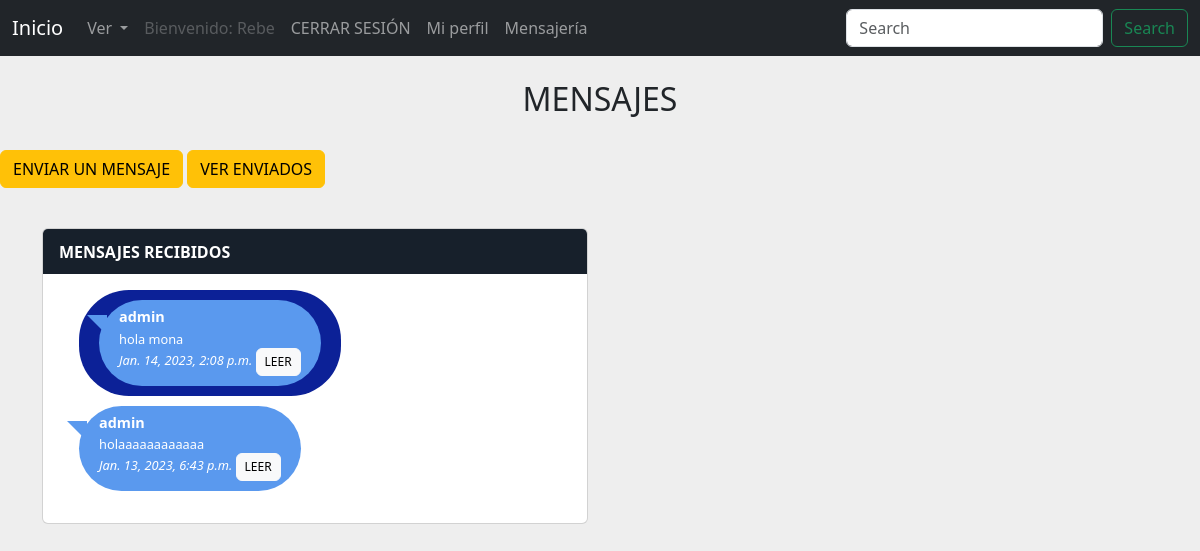
Screenshot of /Mensajeria/mensajesRecibidos/ (signed in) with the database file from the repository.
### Mensajeria/models.py (models this page shows, shortened)
class Mensaje(models.Model):
    emisor = models.ForeignKey(User, on_delete=models.CASCADE, related_name='emisor')
    receptor = models.ForeignKey(User, on_delete=models.CASCADE, related_name='receptor')
    cuerpo = models.CharField(max_length=1000)
    leido = models.BooleanField(choices=LEIDO, default=False)
    fecha = models.DateTimeField(blank=True, null=True, default=datetime.now)

### Mensajeria/views.py (the view)
# urls.py: path("mensajesRecibidos/", mensajesRecibidos, name="mensajesRecibidos"),
def mensajesRecibidos(request):
    mensajes = Mensaje.objects.filter(receptor=request.user).order_by('-fecha')
    return render(request, 'mensajesRecibidos.html', {'mensajes': mensajes})

### Mensajeria/templates/mensajesRecibidos.html (shortened to what this page needs)
{% extends "AppCoder/padre.html" %}
{% load static %}
{% block contenido %}
{% load static %}
<link rel="stylesheet" href="{% static 'css/chat.css' %}">
<br>
<h2 class="text-center">MENSAJES</h2>
<br>
    <a href="{% url 'enviarMensajes' %}" class="btn btn-warning">ENVIAR UN MENSAJE</a>
	<a href="{% url 'mensajesEnviados' %}" class="btn btn-warning">VER ENVIADOS</a>
<div class="container content">
    <div class="row">
        <div class="col-xl-6 col-lg-6 col-md-6 col-sm-12 col-12">
        	<div class="card">
        		<div class="card-header">MENSAJES RECIBIDOS</div>
        		<div class="card-body height3">
        			<ul class="chat-list">{% for mensaje in mensajes %}
        				<li class="in">
							<div class="chat-body">
								{% if not mensaje.leido %}
									<div class="chat-leido">{% endif %}
										<div class="chat-message">
        							<h5>{{ mensaje.emisor }}</h5>
        							<p>{{ mensaje.cuerpo }}</p>
									<i>{{ mensaje.fecha }}</i>
									<a href="/Mensajeria/leerMensaje/{{ mensaje.id }}/" class="btn btn-light" style="--bs-btn-padding-y: .25rem; --bs-btn-padding-x: .5rem; --bs-btn-font-size: .75rem;">LEER</a>
									{% endfor %}
								</div>
        						</div>
        					</div>
        				</li>
        			</ul>
        		</div>
        	</div>
        </div>
    </div>
</div>
{% endblock %}

### AppCoder/templates/AppCoder/padre.html (shortened to what this page needs)
<!doctype html>
<html lang="en">
  <head>
    <link href="https://cdn.jsdelivr.net/npm/bootstrap@5.3.0-alpha1/dist/css/bootstrap.min.css" rel="stylesheet">
  </head>
  <body>
    <nav class="navbar navbar-expand-lg navbar-dark bg-dark text-white">
      <div class="container-fluid">
        <a class="navbar-brand" href="{% url 'index' %}">Inicio</a>
        <div class="collapse navbar-collapse" id="navbarSupportedContent">
          <ul class="navbar-nav me-auto mb-2 mb-lg-0">
            <li class="nav-item dropdown">
              <a class="nav-link dropdown-toggle" href="#" role="button" data-bs-toggle="dropdown" aria-expanded="false">
                Ver
              </a>
            </li>
            <li class="nav-item">
              {% if user.is_authenticated %}
              <a class="nav-link disabled">Bienvenido: {{ user.username }}</a></li>
              <li class="nav-item"><a class="nav-link" href="{% url 'logout' %}">CERRAR SESIÓN</a></li>
              <li class="nav-item"><a class="nav-link" href="{% url 'verperfil' %}">Mi perfil</a></li>
              <li class="nav-item"><a class="nav-link" href="{% url 'mensajesRecibidos' %}">Mensajería</a></li>
              {% else %}
              <li class="nav-item"><a class="nav-link" href="{% url 'ingreso' %}">Ingresar</a> </li>
              <li class="nav-item"><a class="nav-link" href="{% url 'registro' %}">Registrarse</a> </li>
              {% endif %}
          </ul>
          <form class="d-flex" role="search" method="GET">
            <input class="form-control me-2" type="search" placeholder="Search" aria-label="Search" name="title">
            <button class="btn btn-outline-success" type="submit">Search</button>
          </form>
        </div>
      </div>
    </nav>
    {% block contenido %}
    {% endblock %}
  </body>
</html>

### Mensajeria/static/css/chat.css (style rules this page uses)
body { background:#eee; }
.chat-list { padding: 0; font-size: .8rem; }
.chat-list li { margin-bottom: 10px; overflow: auto; color: #ffffff; }
.chat-list .chat-message { -webkit-border-radius: 50px; -moz-border-radius: 50px; border-radius: 50px; background: #5a99ee; display: inline-block; padding: 10px 20px; position: relative; }
.chat-list .chat-leido { -webkit-border-radius: 50px; -moz-border-radius: 50px; border-radius: 50px; background: #0c2197; display: inline-block; padding: 10px 20px; position: relative; }
.chat-list .chat-message:before { content: ""; position: absolute; top: 15px; width: 0; height: 0; }
.chat-list .chat-message h5 { margin: 0 0 5px 0; font-weight: 600; line-height: 100%; font-size: .9rem; }
.chat-list .chat-message p { line-height: 18px; margin: 0; padding: 0; }
.chat-list .chat-body { margin-left: 20px; float: left; width: 70%; }
.chat-list .in .chat-message:before { left: -12px; border-bottom: 20px solid transparent; border-right: 20px solid #5a99ee; }
.card .card-header:first-child { -webkit-border-radius: 0.3rem 0.3rem 0 0; -moz-border-radius: 0.3rem 0.3rem 0 0; border-radius: 0.3rem 0.3rem 0 0; }
.card .card-header { background: #17202b; border: 0; font-size: 1rem; padding: .65rem 1rem; position: relative; font-weight: 600; color: #ffffff; }
.content { margin-top:40px; }

### rows the page displays
Mensaje: emisor "admin", cuerpo "hola mona", fecha "Jan. 14, 2023, 2:08 p.m."
Mensaje: emisor "admin", cuerpo "holaaaaaaaaaaaa", fecha "Jan. 13, 2023, 6:43 p.m."

### other values shown
{{ user.username }} "Rebe"
